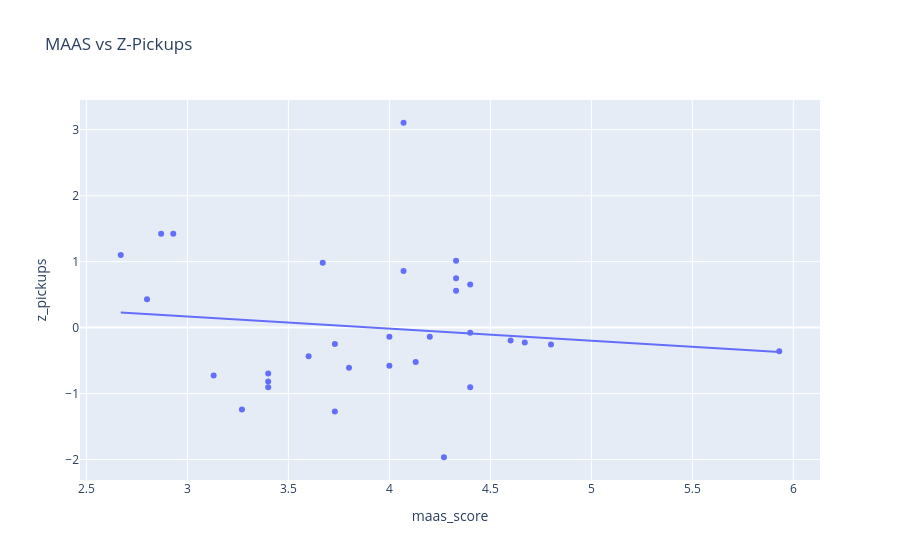

Write notebook code for a chart like this one.
### Code cell
fig1 = px.scatter(df, x='maas_score', y='z_pickups', trendline='ols', title='MAAS vs Z-Pickups')
fig1.show()

### Figure 1 — Plotly figure (JSON) as saved in the notebook; plotly's stock layout.template omitted (floating-point values rounded to 4 significant figures)
{"data": [{"hovertemplate": "maas_score=%{x}<br>z_pickups=%{y}<extra></extra>", "legendgroup": "", "marker": {"color": "#636efa", "symbol": "circle"}, "mode": "markers", "name": "", "orientation": "v", "showlegend": false, "type": "scatter", "x": [3.27, 4, 3.73, 4.6, 4.4, 4.4, 2.67, 4.2, 4, 2.93, 4.13, 3.8, 2.8, 3.73, 3.6, 4.07, 5.93, 3.4, 3.4, 3.4, 4.27, 4.07, 4.33, 4.67, 2.87, 4.8, 3.67, 4.33, 4.33, 4.4, 3.13], "xaxis": "x", "y": [-1.24, -0.5777, -1.271, -0.196, -0.07803, 0.652, 1.101, -0.137, -0.137, 1.425, -0.5202, -0.6087, 0.4313, -0.2466, -0.4358, 3.106, -0.357, -0.9035, -0.6971, -0.815, -1.965, 0.857, 0.7466, -0.2254, 1.425, -0.2549, 0.9832, 0.5574, 1.013, -0.9035, -0.7266], "yaxis": "y"}, {"hovertemplate": "<b>OLS trendline</b><br>z_pickups = -0.182992 * maas_score + 0.716206<br>R<sup>2</sup>=0.015496<br><br>maas_score=%{x}<br>z_pickups=%{y} <b>(trend)</b><extra></extra>", "legendgroup": "", "marker": {"color": "#636efa", "symbol": "circle"}, "mode": "lines", "name": "", "showlegend": false, "type": "scatter", "x": [2.67, 2.8, 2.87, 2.93, 3.13, 3.27, 3.4, 3.4, 3.4, 3.6, 3.67, 3.73, 3.73, 3.8, 4, 4, 4.07, 4.07, 4.13, 4.2, 4.27, 4.33, 4.33, 4.33, 4.4, 4.4, 4.4, 4.6, 4.67, 4.8, 5.93], "xaxis": "x", "y": [0.2276, 0.2038, 0.191, 0.18, 0.1434, 0.1178, 0.09403, 0.09403, 0.09403, 0.05744, 0.04463, 0.03365, 0.03365, 0.02084, -0.01576, -0.01576, -0.02857, -0.02857, -0.03955, -0.05236, -0.06517, -0.07615, -0.07615, -0.07615, -0.08896, -0.08896, -0.08896, -0.1256, -0.1384, -0.1622, -0.3689], "yaxis": "y"}], "layout": {"legend": {"tracegroupgap": 0}, "title": {"text": "MAAS vs Z-Pickups"}, "xaxis": {"anchor": "y", "domain": [0, 1], "title": {"text": "maas_score"}}, "yaxis": {"anchor": "x", "domain": [0, 1], "title": {"text": "z_pickups"}}}}
